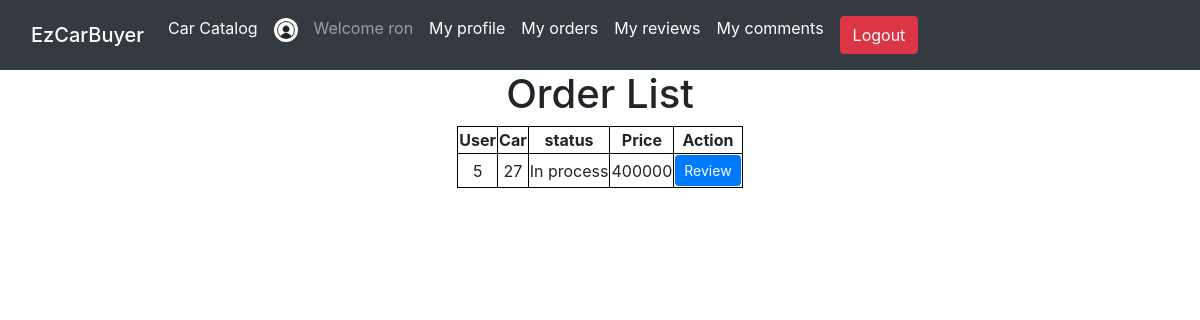
Page /order/index (signed in) on the earlier database version.
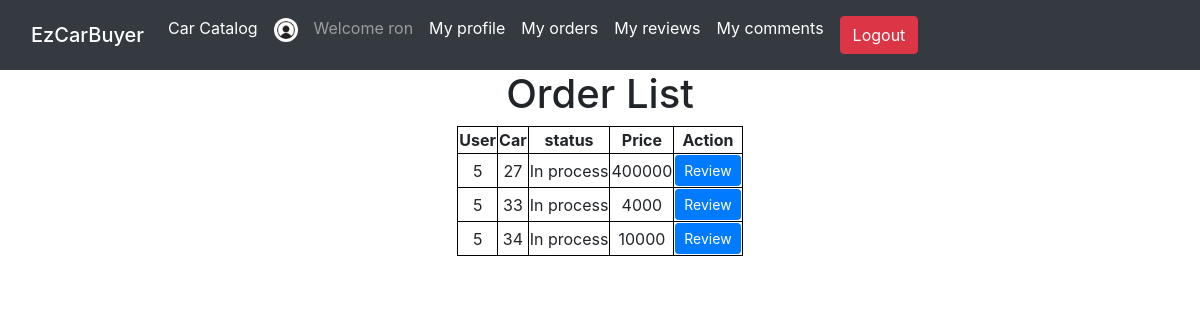
Same page on the later database version.
### tables this page shows
CREATE TABLE `orders` (
  `id` int(11) NOT NULL,
  `user_id` int(11) NOT NULL,
  `car_id` int(11) NOT NULL,
  `status` varchar(10) NOT NULL,
  `price` int(11) NOT NULL
);

### Controller/OrderController.php (called while the page is built, shortened)
<?php
class OrderController extends Controller{
    public function index(){
        $orders = $this->model('order')->findUser($_SESSION['id']);
        $this->view('order/index', ['order'=>$orders]);
    }
}
?>

### Model/Order.php (called while the page is built, shortened)
<?php
class Order extends Model{
    public function findUser($id){
        $SQL = "SELECT * FROM orders WHERE user_id = :id";
        $stmt = self::$_conn->prepare($SQL);
        $stmt->execute(['id'=>$id]);
        $stmt->setFetchMode(PDO::FETCH_CLASS,'Order');
        return $stmt->fetchAll();
    }
}
?>

### dbConn.php (called while the page is built)
<?php
class Model{
    protected static $_conn = null;
    public function __construct(){
        if(self::$_conn == null){
            $host = 'localhost';
            $dbname = 'db_project';
            $user = 'root';
            $password = '';
            self::$_conn = new PDO("mysql:host=$host;dbname=$dbname",$user,$password);
        }
    }
}
?>

### View/order/index.php (the view, shortened to what this page needs)
<!DOCTYPE html>
<html lang="en">
<head>
    </head>
    <?php
    include 'View/includes/style.php';
    ?>
<body>
<?php
    include 'View/includes/header.php';
    ?>
   <h1><center>Order List</center></h1>
   <table>
    <th>User</th>
    <th>Car</th>
    <th>status</th>
    <th>Price</th>
    <th>Action</th>
        <?php
            foreach($data['order'] as $order){
                echo "<tr><td>$order->user_id</td><td>$order->car_id</td><td>$order->status</td><td>$order->price</td><td><a class='btn btn-primary btn-sm' href='/review/write/$order->car_id'>Review</a></td></tr>";
            }
        ?>
        </table>
    </body>
</html>

Differences in the rows shown:
added orders: user "5", car "33", status "In process", price "4000"
added orders: user "5", car "34", status "In process", price "10000"
